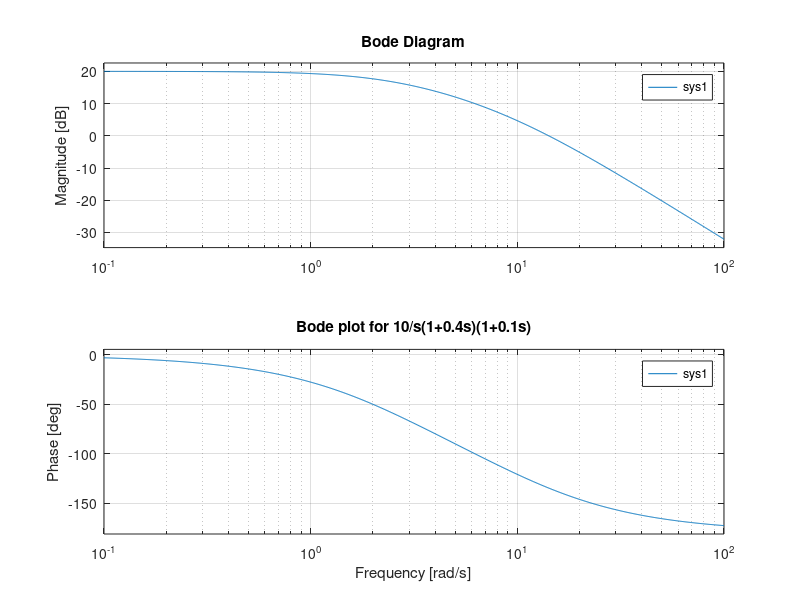
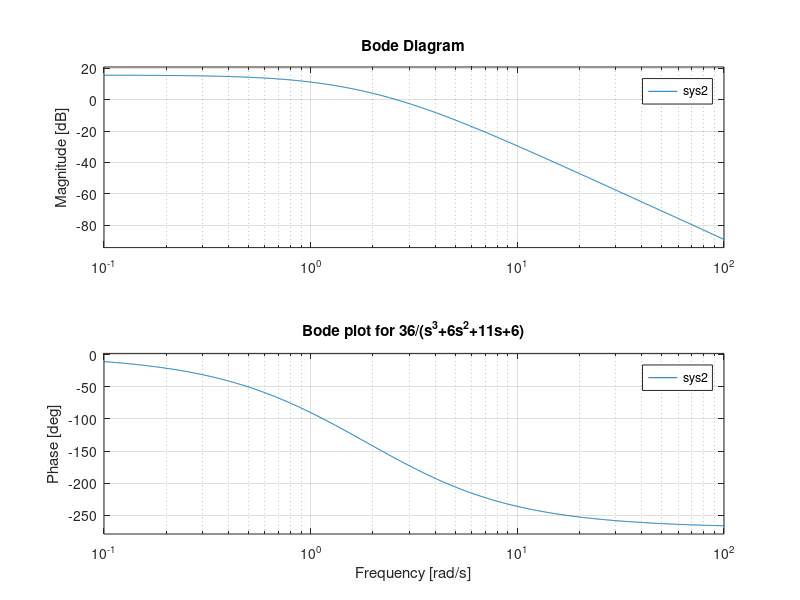

Write MATLAB code to recreate these figures, in order.
sys1 = tf([10],[0.04 0.5 1]);
figure(1);
bode(sys1);
title("Bode plot for 10/s(1+0.4s)(1+0.1s)")

sys2=tf([36],[1 6 11 6])
figure(2);
bode(sys2);
title("Bode plot for 36/(s^3+6s^2+11s+6)")
